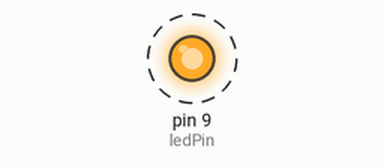
This sketch was run on a simulated Arduino Uno, built with avr-gcc and run on an emulated ATmega328P. On the bench: output pins drawn as LEDs (lit = HIGH). Dashed ring = blinking.

Above: at 0.1 s.
Timing chart, 0 to 3.0 s (numbered marks = the images above):
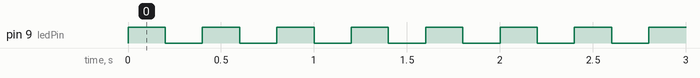

Measured:
- by itself, pin 9 (ledPin): alternates HIGH for 0.20 s and LOW for 0.20 s

The sketch:

ex03.ino
```cpp
const int ledPin = 9;
void setup() {
    pinMode(ledPin, OUTPUT);
}

void loop()
{
  digitalWrite(ledPin, 1);
  delay(200);
  digitalWrite(ledPin, 0);
  delay(200);
}
```
